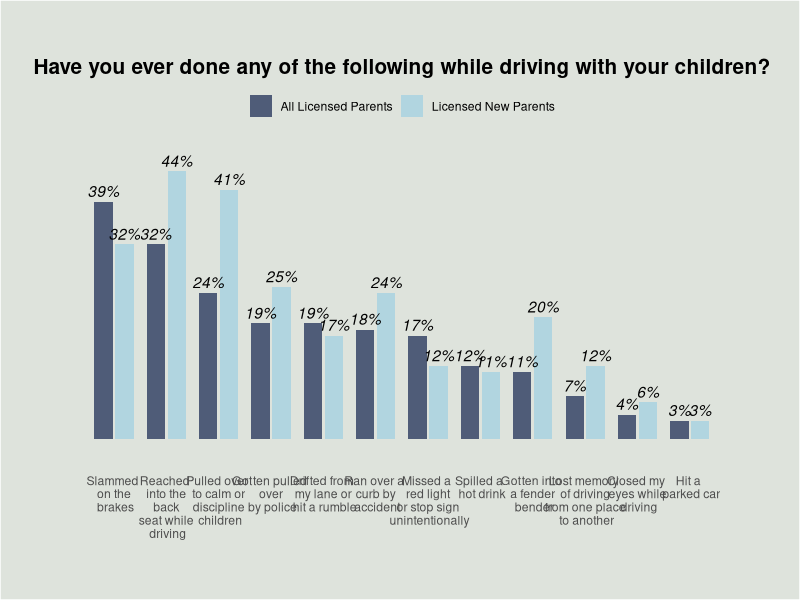

The R source for this figure:
## ---- chunk 1
knitr::opts_chunk$set(echo = TRUE)
## ---- chunk 2
#Pakiety

library(ggplot2)
library(reshape2)

#Wczytanie danych
data <- read.csv("./data.csv")

#Przygotowanie danych do grupowania na podwójnym wykresie słupkowym 
data <- melt(data, id.vars = 'Question')

#Przygotowanie Labels tak aby później nie zachodziły na siebie na wykresie

leb <- c("Slammed \n on the \n brakes",
         "Reached \n into the \n back \n seat while \n driving",
         "Pulled over \n to calm or \n discipline \n children",
         "Gotten pulled \n over \n by police",
         "Drifted from \n my lane or \n hit a rumble",
         "Ran over a \n curb by \n accident",
         "Missed a \n red light \n or stop sign \n unintentionally",
         "Spilled a \n hot drink",
         "Gotten into \n a fender \n bender",
         "Lost memory \n of driving \n from one place \n to another",
         "Closed my \n eyes while \n driving",
         "Hit a \n parked car")
leb <- gsub(" ", " ", leb)
## ---- chunk 3

ggplot(data, aes(fill=variable, x=Question, y=value)) +
  #wykres słupkowy
  geom_bar(position = position_dodge(width = 0.8), stat = "identity", width = 0.7) + 
  #wartości procentowe ponad słupkami 
  geom_text(aes(label=paste(value,'%',sep="")), position=position_dodge(width=0.8), 
            vjust=-0.4, fontface='italic') +
  #podpisy na osi ax
  scale_x_discrete(limits = data$Question[1:12], labels = leb) + 
  #rozszerzenie wykresu w pionie aby nie chował się pod tytuł
  scale_y_continuous(expand = c(0, 5)) +
  theme(#wyłączenie wszystkiego co nie jest na wykresie
        axis.title = element_blank(),
        axis.ticks = element_blank(),
        panel.grid.major = element_blank(),
        panel.grid.minor = element_blank(),
        axis.text.y = element_blank(),
        legend.title = element_blank(),
        #pozycja legendy
        legend.position="top",
        #tytuł - dostosowanie
        plot.title = element_text(hjust = 0.5, size = 15, face = 'bold'),
        #kolory tła i paneli
        plot.background = element_rect(fill = "#dee3dc"),
        panel.background = element_rect(fill = "#dee3dc"),
        legend.background = element_rect(fill = "#dee3dc"),
        #marginesy
        plot.margin = unit(c(1.5,2,1.5,2), "cm"),
        #wyłączenie obwódki z kwadracików legendy
        legend.key = element_rect(colour = NA, fill = NA)) +
  #tytuł
  ggtitle("Have you ever done any of the following while driving with your children?") +
  #kolory słupków i opis podgrup
  scale_fill_manual(labels = c("All Licensed Parents", "Licensed New Parents"), values = c("#4f5c78", "#b1d5e0"))
